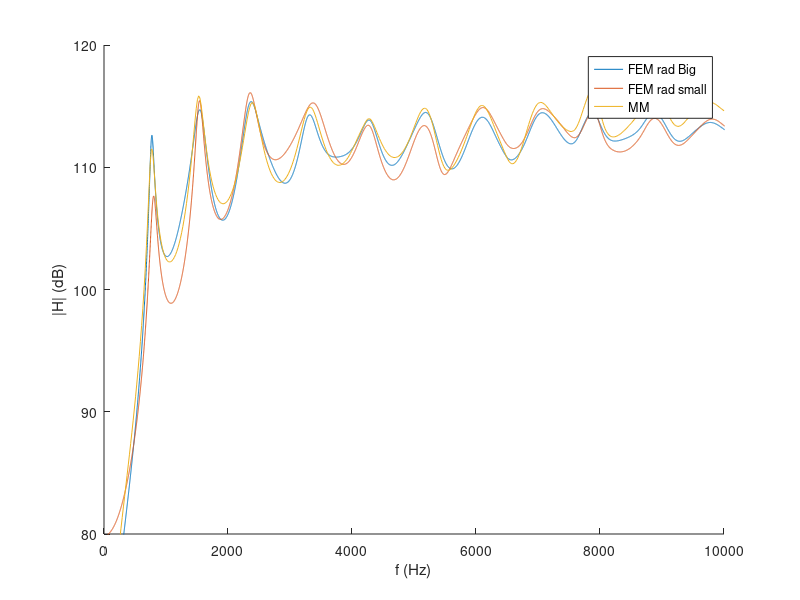

MATLAB code for this plot: (Note: this script raises an error after producing the figure.)
% compare FEM and MM for the elephant trunk test case

load elephant_radbig_coarse_out_3D.mat
Hrb = H;
load elephant_rad_out_3D.mat
load elephant_ac_press_MM.txt

% conversion factor from CGS to MKSA
input_area = pi*0.75*0.75;
l = 0.25;
% fac = (10^5)/2/pi;
fac = (10^5)/(sqrt(input_area)/l);

figure
hold on
plot(f, 20*log10(abs(Hrb)))
plot(f, 20*log10(abs(H)))
plot(elephant_ac_press_MM(:,1), 20*log10(fac*elephant_ac_press_MM(:,6)))
xlim([0 10000])
ylim([80 120])
xlabel('f (Hz)')
ylabel('|H| (dB)')
legend('FEM rad Big', 'FEM rad small', 'MM')

%% zero pressure at the opening

load elephant_p0_out_3D.mat
load elephant_ac_press_MM_p0.txt
load elephant_ac_press_MM_p0_100.txt
load elephant_ac_press_MM_p0_1000.txt
load elephant_ac_press_MM_np25.txt
load elephant_ac_press_MM_np100.txt
load elephant_ac_press_MM_mn1.txt
load elephant_ac_press_MM_mn17.txt
load elephant_ac_press_MM_ang_loss.txt
load elephant_ac_press_MM_ang_loss2.txt


% fac = (10^5)/(10^(27/20));
fac = (10^5)/(sqrt(input_area)/l/l);

figure
hold on
plot(f, 20*log10(abs(H)))
plot(f, 20*log10(abs(Hrb)))
plot(elephant_ac_press_MM(:,1), 20*log10(fac*elephant_ac_press_MM(:,6)))
% plot(elephant_ac_press_MM_p0(:,1), 20*log10(fac*elephant_ac_press_MM_p0(:,6)))
plot(elephant_ac_press_MM_mn17(:,1), 20*log10(fac*elephant_ac_press_MM_mn17(:,6)))
plot(elephant_ac_press_MM_ang_loss2(:,1), 20*log10(fac*elephant_ac_press_MM_ang_loss2(:,6)))
xlim([0 10000])
ylim([60 130])
xlabel('f (Hz)')
ylabel('|H| (dB)')
% legend('FEM', 'MM Y = 1000000', 'MM 17 modes')